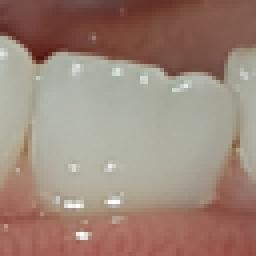
#> input picture 1_Input_LowRes.jpg, 256 x 256 px
$ python -i niqe.py   (imports and definitions only)
#> lines starting #> are read from the running program, lines starting #| are printed output that depends on the picture
#> further down, picture is the input picture: shape (256, 256, 3); mean B, G, R 121, 133.3, 157
#> (reads utils/niqe_pris_params.npz from the repository)
import os
import cv2
import math
import numpy as np
from scipy.ndimage import convolve
from scipy.special import gamma


def to_y_channel(img):
    """Change image to Y channel of YCbCr (MATLAB convention).
    Args:
        img (ndarray): Images with range [0, 255].
    Returns:
        (ndarray): Images with range [0, 255] (float type).
    """
    img = img.astype(np.float32) / 255.
    if img.ndim == 3 and img.shape[2] == 3:
        img = np.dot(img, [65.481, 128.553, 24.966]) + 16.0
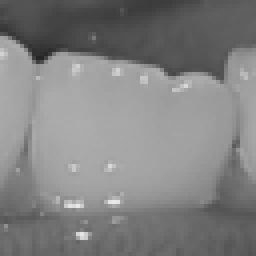
#> img: shape (256, 256) float64; min 33.46, max 234.5, mean 129.6
    return img


def reorder_image(img, input_order='HWC'):
    """Reorder images to 'HWC' order."""
    if input_order not in ['HWC', 'CHW']:
        raise ValueError(f'Wrong input_order {input_order}. Supported input_orders are "HWC" and "CHW"')
    if len(img.shape) == 2:
        img = img[..., None]
    if input_order == 'CHW':
        img = img.transpose(1, 2, 0)
    return img


def estimate_aggd_param(block):
    """Estimate AGGD (Asymmetric Generalized Gaussian Distribution) parameters."""
    block = block.flatten()
    gam = np.arange(0.2, 10.001, 0.001)  # len = 9801
    gam_reciprocal = np.reciprocal(gam)
    r_gam = np.square(gamma(gam_reciprocal * 2)) / (
        gamma(gam_reciprocal) * gamma(gam_reciprocal * 3))

    left_std = np.sqrt(np.mean(block[block < 0]**2))
    right_std = np.sqrt(np.mean(block[block > 0]**2))
    if right_std == 0:
        right_std = 1e-7
    gammahat = left_std / right_std
    mean_sq = np.mean(block**2)
    if mean_sq == 0:
        mean_sq = 1e-7
    rhat = (np.mean(np.abs(block)))**2 / mean_sq
    denom = ((gammahat**2 + 1)**2)
    if denom == 0:
        denom = 1e-7
    rhatnorm = (rhat * (gammahat**3 + 1) * (gammahat + 1)) / denom
    array_position = np.argmin((r_gam - rhatnorm)**2)

    alpha = gam[array_position]
    beta_l = left_std * np.sqrt(gamma(1 / alpha) / gamma(3 / alpha))
    beta_r = right_std * np.sqrt(gamma(1 / alpha) / gamma(3 / alpha))
    return (alpha, beta_l, beta_r)


def compute_feature(block):
    """Compute 18-dimensional features per block."""
    feat = []
    alpha, beta_l, beta_r = estimate_aggd_param(block)
    feat.extend([alpha, (beta_l + beta_r) / 2])

    shifts = [[0, 1], [1, 0], [1, 1], [1, -1]]
    for i in range(len(shifts)):
        shifted_block = np.roll(block, shifts[i], axis=(0, 1))
        alpha, beta_l, beta_r = estimate_aggd_param(block * shifted_block)
        mean = (beta_r - beta_l) * (gamma(2 / alpha) / gamma(1 / alpha))
        feat.extend([alpha, mean, beta_l, beta_r])
    return feat


def niqe(img, mu_pris_param, cov_pris_param, gaussian_window, block_size_h=96, block_size_w=96):
    """Calculate NIQE metric on a 2D gray or Y channel image."""
#> called with mu_pris_param = array of shape (1, 36), gaussian_window = array of shape (7, 7), block_size_h = 96, block_size_w = 96
    assert img.ndim == 2, 'Input image must be a gray or Y (of YCbCr) image with shape (h, w).'
    h, w = img.shape
#> h = 256; w = 256
    num_block_h = math.floor(h / block_size_h)
#> num_block_h = 2
    num_block_w = math.floor(w / block_size_w)
#> num_block_w = 2
    if num_block_h == 0 or num_block_w == 0:
        # Fallback for very small images: resize to minimum block size
        h_pad = max(h, block_size_h)
        w_pad = max(w, block_size_w)
        img = cv2.resize(img, (w_pad, h_pad), interpolation=cv2.INTER_LINEAR)
        h, w = img.shape
        num_block_h = math.floor(h / block_size_h)
        num_block_w = math.floor(w / block_size_w)

    img = img[0:num_block_h * block_size_h, 0:num_block_w * block_size_w]
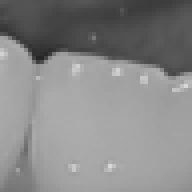
#> img: shape (192, 192) float64; min 33.46, max 222.6, mean 136

    distparam = []
    for scale in (1, 2):
        mu = convolve(img, gaussian_window, mode='nearest')
        sigma = np.sqrt(np.abs(convolve(np.square(img), gaussian_window, mode='nearest') - np.square(mu)))
        img_normalized = (img - mu) / (sigma + 1)

        feat = []
        for idx_w in range(num_block_w):
            for idx_h in range(num_block_h):
                block = img_normalized[
                    idx_h * block_size_h // scale:(idx_h + 1) * block_size_h // scale,
                    idx_w * block_size_w // scale:(idx_w + 1) * block_size_w // scale
                ]
                feat.append(compute_feature(block))

        distparam.append(np.array(feat))
        if scale == 1:
            h_curr, w_curr = img.shape
            img = cv2.resize(img / 255., (max(w_curr // 2, 1), max(h_curr // 2, 1)), interpolation=cv2.INTER_LINEAR)
            img = img * 255.
#> this loop made 2 passes
#> pass 1, in niqe, `sigma = np.sqrt(np.abs(convolve(np.square(img), gaussian_window, mode=..`:
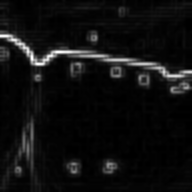
#> sigma: shape (192, 192) float64; min 0, max 39.33, mean 2.4; drawn with min black and max white
#> pass 1, in niqe, `img_normalized = (img - mu) / (sigma + 1)`:
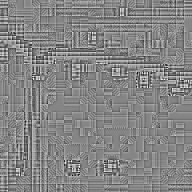
#> img_normalized: shape (192, 192) float64; min -1.53, max 1.39, mean -0.000694; drawn with min black and max white
#> after the loop:
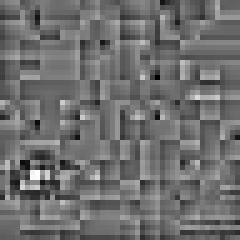
#> block: shape (48, 48) float64 (shown 5 times larger); min -0.956, max 1.24, mean -0.00334; drawn with min black and max white
#> after the loop, distparam = 2 items

    distparam = np.concatenate(distparam, axis=1)

    mu_distparam = np.nanmean(distparam, axis=0)
#> mu_distparam = 36 values, max 1.74 at index 18, min -0.0296 at index 11, mean 0.228
    distparam_no_nan = distparam[~np.isnan(distparam).any(axis=1)]
    if len(distparam_no_nan) < 2:
        return float('nan')
    cov_distparam = np.cov(distparam_no_nan, rowvar=False)
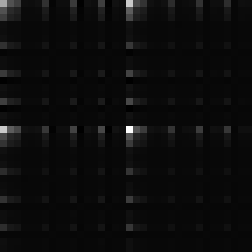
#> cov_distparam: shape (36, 36) float64 (shown 7 times larger); min -0.00328, max 0.101, mean 0.0018; drawn with min black and max white

    invcov_param = np.linalg.pinv((cov_pris_param + cov_distparam) / 2)
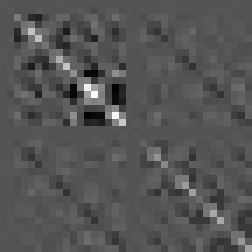
#> invcov_param: shape (36, 36) float64 (shown 7 times larger); min -46993.6, max 94083.8, mean 54; drawn with min black and max white
    diff = mu_pris_param - mu_distparam
    quality = np.matmul(np.matmul(diff, invcov_param), np.transpose(diff))
#> quality = [80.55]
    quality = np.sqrt(max(float(np.squeeze(quality)), 0.0))
#> quality = 8.98
    return float(quality)


def calculate_niqe(img, crop_border=0, input_order='HWC', convert_to='y'):
    """Calculate NIQE (Natural Image Quality Evaluator) metric.
    Args:
        img (ndarray): Input image in range [0, 255] with float or uint8 type.
        crop_border (int): Cropped pixels on each edge.
        input_order (str): 'HWC', 'CHW', or 'HW'.
        convert_to (str): 'y' (YCbCr luminance) or 'gray'.
    Returns:
        float: NIQE score (lower indicates better naturalness).
    """
    curr_dir = os.path.dirname(os.path.abspath(__file__))
    params_path = os.path.join(curr_dir, 'niqe_pris_params.npz')
    if not os.path.exists(params_path):
        raise FileNotFoundError(f"niqe_pris_params.npz not found in {curr_dir}")

    niqe_pris_params = np.load(params_path)
    mu_pris_param = niqe_pris_params['mu_pris_param']
    cov_pris_param = niqe_pris_params['cov_pris_param']
    gaussian_window = niqe_pris_params['gaussian_window']

    img = img.astype(np.float32)
    if input_order != 'HW':
        img = reorder_image(img, input_order=input_order)
        if convert_to == 'y':
            img = to_y_channel(img)
        elif convert_to == 'gray':
            img = cv2.cvtColor(img / 255., cv2.COLOR_BGR2GRAY) * 255.
        img = np.squeeze(img)

    if crop_border != 0:
        img = img[crop_border:-crop_border, crop_border:-crop_border]

    return niqe(img, mu_pris_param, cov_pris_param, gaussian_window)

>>> import cv2
>>> picture = cv2.imread('../1_Input_LowRes.jpg')
>>> result = calculate_niqe(picture)
#> result = 8.98
